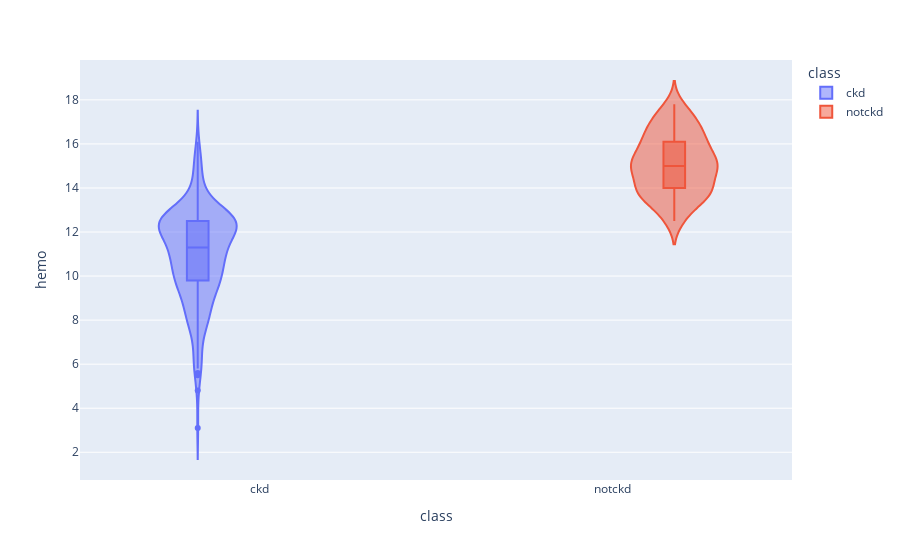

The notebook cell saved with this chart:
### Code cell
fig = px.violin(ckd_copy, y='hemo', x="class", color="class", box=True, template = None)
fig.show()

### Figure 1 — Plotly figure (JSON) as saved in the notebook; plotly's stock layout.template omitted (floating-point values rounded to 4 significant figures; data arrays with more than 128 entries replaced by an {"elided": "..."} marker saying what was removed)
{"data": [{"alignmentgroup": "True", "box": {"visible": true}, "hoverlabel": {"namelength": 0}, "hovertemplate": "class=%{x}<br>hemo=%{y}", "legendgroup": "ckd", "marker": {"color": "#636efa"}, "name": "ckd", "offsetgroup": "ckd", "orientation": "v", "scalegroup": "True", "showlegend": true, "type": "violin", "x": {"elided": "250 str values"}, "x0": " ", "xaxis": "x", "y": {"elided": "250 float values"}, "y0": " ", "yaxis": "y"}, {"alignmentgroup": "True", "box": {"visible": true}, "hoverlabel": {"namelength": 0}, "hovertemplate": "class=%{x}<br>hemo=%{y}", "legendgroup": "notckd", "marker": {"color": "#EF553B"}, "name": "notckd", "offsetgroup": "notckd", "orientation": "v", "scalegroup": "True", "showlegend": true, "type": "violin", "x": {"elided": "150 str values"}, "x0": " ", "xaxis": "x", "y": {"elided": "150 float values"}, "y0": " ", "yaxis": "y"}], "layout": {"legend": {"title": {"text": "class"}, "tracegroupgap": 0}, "margin": {"t": 60}, "violinmode": "group", "xaxis": {"anchor": "y", "categoryarray": ["ckd", "notckd"], "categoryorder": "array", "domain": [0, 1], "title": {"text": "class"}}, "yaxis": {"anchor": "x", "domain": [0, 1], "title": {"text": "hemo"}}}}
